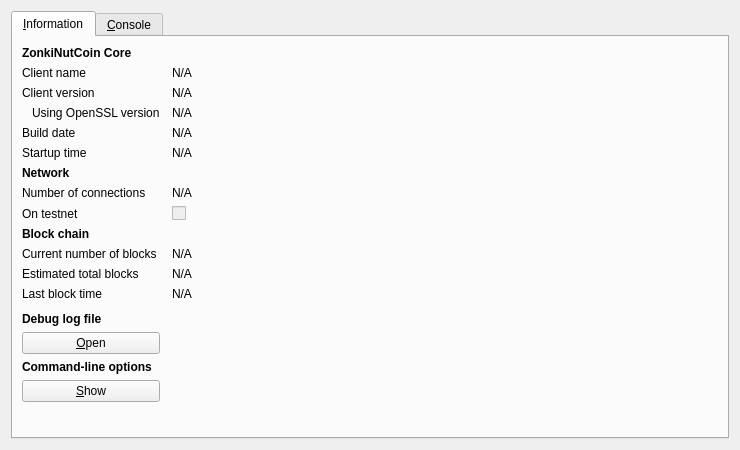
<?xml version="1.0" encoding="UTF-8"?>
<ui version="4.0">
 <class>RPCConsole</class>
 <widget class="QDialog" name="RPCConsole">
  <property name="geometry">
   <rect>
    <x>0</x>
    <y>0</y>
    <width>740</width>
    <height>450</height>
   </rect>
  </property>
  <property name="windowTitle">
   <string>ZonkiNutCoin - Debug window</string>
  </property>
  <layout class="QVBoxLayout" name="verticalLayout_2">
   <item>
    <widget class="QTabWidget" name="tabWidget">
     <property name="currentIndex">
      <number>0</number>
     </property>
     <widget class="QWidget" name="tab_info">
      <attribute name="title">
       <string>&amp;Information</string>
      </attribute>
      <layout class="QGridLayout" name="gridLayout" columnstretch="0,1">
       <property name="horizontalSpacing">
        <number>12</number>
       </property>
       <item row="0" column="0">
        <widget class="QLabel" name="label_9">
         <property name="font">
          <font>
           <weight>75</weight>
           <bold>true</bold>
          </font>
         </property>
         <property name="text">
          <string>ZonkiNutCoin Core</string>
         </property>
        </widget>
       </item>
       <item row="1" column="0">
        <widget class="QLabel" name="label_5">
         <property name="text">
          <string>Client name</string>
         </property>
        </widget>
       </item>
       <item row="1" column="1">
        <widget class="QLabel" name="clientName">
         <property name="cursor">
          <cursorShape>IBeamCursor</cursorShape>
         </property>
         <property name="text">
          <string>N/A</string>
         </property>
         <property name="textFormat">
          <enum>Qt::PlainText</enum>
         </property>
         <property name="textInteractionFlags">
          <set>Qt::LinksAccessibleByMouse|Qt::TextSelectableByKeyboard|Qt::TextSelectableByMouse</set>
         </property>
        </widget>
       </item>
       <item row="2" column="0">
        <widget class="QLabel" name="label_6">
         <property name="text">
          <string>Client version</string>
         </property>
        </widget>
       </item>
       <item row="2" column="1">
        <widget class="QLabel" name="clientVersion">
         <property name="cursor">
          <cursorShape>IBeamCursor</cursorShape>
         </property>
         <property name="text">
          <string>N/A</string>
         </property>
         <property name="textFormat">
          <enum>Qt::PlainText</enum>
         </property>
         <property name="textInteractionFlags">
          <set>Qt::LinksAccessibleByMouse|Qt::TextSelectableByKeyboard|Qt::TextSelectableByMouse</set>
         </property>
        </widget>
       </item>
       <item row="3" column="0">
        <widget class="QLabel" name="label_14">
         <property name="text">
          <string>Using OpenSSL version</string>
         </property>
         <property name="indent">
          <number>10</number>
         </property>
        </widget>
       </item>
       <item row="3" column="1">
        <widget class="QLabel" name="openSSLVersion">
         <property name="cursor">
          <cursorShape>IBeamCursor</cursorShape>
         </property>
         <property name="text">
          <string>N/A</string>
         </property>
         <property name="textFormat">
          <enum>Qt::PlainText</enum>
         </property>
         <property name="textInteractionFlags">
          <set>Qt::LinksAccessibleByMouse|Qt::TextSelectableByKeyboard|Qt::TextSelectableByMouse</set>
         </property>
        </widget>
       </item>
       <item row="4" column="0">
        <widget class="QLabel" name="label_12">
         <property name="text">
          <string>Build date</string>
         </property>
        </widget>
       </item>
       <item row="4" column="1">
        <widget class="QLabel" name="buildDate">
         <property name="cursor">
          <cursorShape>IBeamCursor</cursorShape>
         </property>
         <property name="text">
          <string>N/A</string>
         </property>
         <property name="textFormat">
          <enum>Qt::PlainText</enum>
         </property>
         <property name="textInteractionFlags">
          <set>Qt::LinksAccessibleByMouse|Qt::TextSelectableByKeyboard|Qt::TextSelectableByMouse</set>
         </property>
        </widget>
       </item>
       <item row="5" column="0">
        <widget class="QLabel" name="label_13">
         <property name="text">
          <string>Startup time</string>
         </property>
        </widget>
       </item>
       <item row="5" column="1">
        <widget class="QLabel" name="startupTime">
         <property name="cursor">
          <cursorShape>IBeamCursor</cursorShape>
         </property>
         <property name="text">
          <string>N/A</string>
         </property>
         <property name="textFormat">
          <enum>Qt::PlainText</enum>
         </property>
         <property name="textInteractionFlags">
          <set>Qt::LinksAccessibleByMouse|Qt::TextSelectableByKeyboard|Qt::TextSelectableByMouse</set>
         </property>
        </widget>
       </item>
       <item row="6" column="0">
        <widget class="QLabel" name="label_11">
         <property name="font">
          <font>
           <weight>75</weight>
           <bold>true</bold>
          </font>
         </property>
         <property name="text">
          <string>Network</string>
         </property>
        </widget>
       </item>
       <item row="7" column="0">
        <widget class="QLabel" name="label_7">
         <property name="text">
          <string>Number of connections</string>
         </property>
        </widget>
       </item>
       <item row="7" column="1">
        <widget class="QLabel" name="numberOfConnections">
         <property name="cursor">
          <cursorShape>IBeamCursor</cursorShape>
         </property>
         <property name="text">
          <string>N/A</string>
         </property>
         <property name="textFormat">
          <enum>Qt::PlainText</enum>
         </property>
         <property name="textInteractionFlags">
          <set>Qt::LinksAccessibleByMouse|Qt::TextSelectableByKeyboard|Qt::TextSelectableByMouse</set>
         </property>
        </widget>
       </item>
       <item row="8" column="0">
        <widget class="QLabel" name="label_8">
         <property name="text">
          <string>On testnet</string>
         </property>
        </widget>
       </item>
       <item row="8" column="1">
        <widget class="QCheckBox" name="isTestNet">
         <property name="enabled">
          <bool>false</bool>
         </property>
         <property name="text">
          <string/>
         </property>
        </widget>
       </item>
       <item row="9" column="0">
        <widget class="QLabel" name="label_10">
         <property name="font">
          <font>
           <weight>75</weight>
           <bold>true</bold>
          </font>
         </property>
         <property name="text">
          <string>Block chain</string>
         </property>
        </widget>
       </item>
       <item row="10" column="0">
        <widget class="QLabel" name="label_3">
         <property name="text">
          <string>Current number of blocks</string>
         </property>
        </widget>
       </item>
       <item row="10" column="1">
        <widget class="QLabel" name="numberOfBlocks">
         <property name="cursor">
          <cursorShape>IBeamCursor</cursorShape>
         </property>
         <property name="text">
          <string>N/A</string>
         </property>
         <property name="textFormat">
          <enum>Qt::PlainText</enum>
         </property>
         <property name="textInteractionFlags">
          <set>Qt::LinksAccessibleByMouse|Qt::TextSelectableByKeyboard|Qt::TextSelectableByMouse</set>
         </property>
        </widget>
       </item>
       <item row="11" column="0">
        <widget class="QLabel" name="label_4">
         <property name="text">
          <string>Estimated total blocks</string>
         </property>
        </widget>
       </item>
       <item row="11" column="1">
        <widget class="QLabel" name="totalBlocks">
         <property name="cursor">
          <cursorShape>IBeamCursor</cursorShape>
         </property>
         <property name="text">
          <string>N/A</string>
         </property>
         <property name="textFormat">
          <enum>Qt::PlainText</enum>
         </property>
         <property name="textInteractionFlags">
          <set>Qt::LinksAccessibleByMouse|Qt::TextSelectableByKeyboard|Qt::TextSelectableByMouse</set>
         </property>
        </widget>
       </item>
       <item row="12" column="0">
        <widget class="QLabel" name="label_2">
         <property name="text">
          <string>Last block time</string>
         </property>
        </widget>
       </item>
       <item row="12" column="1">
        <widget class="QLabel" name="lastBlockTime">
         <property name="cursor">
          <cursorShape>IBeamCursor</cursorShape>
         </property>
         <property name="text">
          <string>N/A</string>
         </property>
         <property name="textFormat">
          <enum>Qt::PlainText</enum>
         </property>
         <property name="textInteractionFlags">
          <set>Qt::LinksAccessibleByMouse|Qt::TextSelectableByKeyboard|Qt::TextSelectableByMouse</set>
         </property>
        </widget>
       </item>
       <item row="13" column="0">
        <spacer name="verticalSpacer_2">
         <property name="orientation">
          <enum>Qt::Vertical</enum>
         </property>
         <property name="sizeHint" stdset="0">
          <size>
           <width>20</width>
           <height>20</height>
          </size>
         </property>
        </spacer>
       </item>
       <item row="14" column="0">
        <widget class="QLabel" name="labelDebugLogfile">
         <property name="font">
          <font>
           <weight>75</weight>
           <bold>true</bold>
          </font>
         </property>
         <property name="text">
          <string>Debug log file</string>
         </property>
        </widget>
       </item>
       <item row="15" column="0">
        <widget class="QPushButton" name="openDebugLogfileButton">
         <property name="toolTip">
          <string>Open the ZonkiNutCoin debug log file from the current data directory. This can take a few seconds for large log files.</string>
         </property>
         <property name="text">
          <string>&amp;Open</string>
         </property>
         <property name="autoDefault">
          <bool>false</bool>
         </property>
        </widget>
       </item>
       <item row="16" column="0">
        <widget class="QLabel" name="labelCLOptions">
         <property name="font">
          <font>
           <weight>75</weight>
           <bold>true</bold>
          </font>
         </property>
         <property name="text">
          <string>Command-line options</string>
         </property>
        </widget>
       </item>
       <item row="17" column="0">
        <widget class="QPushButton" name="showCLOptionsButton">
         <property name="toolTip">
          <string>Show the ZonkiNutCoin-qt help message to get a list with possible ZonkiNutCoin command-line options.</string>
         </property>
         <property name="text">
          <string>&amp;Show</string>
         </property>
         <property name="autoDefault">
          <bool>false</bool>
         </property>
        </widget>
       </item>
       <item row="18" column="0">
        <spacer name="verticalSpacer">
         <property name="orientation">
          <enum>Qt::Vertical</enum>
         </property>
         <property name="sizeHint" stdset="0">
          <size>
           <width>20</width>
           <height>40</height>
          </size>
         </property>
        </spacer>
       </item>
      </layout>
     </widget>
     <widget class="QWidget" name="tab_console">
      <attribute name="title">
       <string>&amp;Console</string>
      </attribute>
      <layout class="QVBoxLayout" name="verticalLayout_3">
       <property name="spacing">
        <number>3</number>
       </property>
       <item>
        <widget class="QTextEdit" name="messagesWidget">
         <property name="minimumSize">
          <size>
           <width>0</width>
           <height>100</height>
          </size>
         </property>
         <property name="readOnly">
          <bool>true</bool>
         </property>
         <property name="tabKeyNavigation" stdset="0">
          <bool>false</bool>
         </property>
         <property name="columnCount" stdset="0">
          <number>2</number>
         </property>
        </widget>
       </item>
       <item>
        <layout class="QHBoxLayout" name="horizontalLayout">
         <property name="spacing">
          <number>3</number>
         </property>
         <item>
          <widget class="QLabel" name="label">
           <property name="text">
            <string notr="true">&gt;</string>
           </property>
          </widget>
         </item>
         <item>
          <widget class="QLineEdit" name="lineEdit"/>
         </item>
         <item>
          <widget class="QPushButton" name="clearButton">
           <property name="maximumSize">
            <size>
             <width>24</width>
             <height>24</height>
            </size>
           </property>
           <property name="toolTip">
            <string>Clear console</string>
           </property>
           <property name="text">
            <string/>
           </property>
           <property name="icon">
            <iconset resource="../bitcoin.qrc">
             <normaloff>:/icons/remove</normaloff>:/icons/remove</iconset>
           </property>
           <property name="shortcut">
            <string notr="true">Ctrl+L</string>
           </property>
           <property name="autoDefault">
            <bool>false</bool>
           </property>
          </widget>
         </item>
        </layout>
       </item>
      </layout>
     </widget>
    </widget>
   </item>
  </layout>
 </widget>
 <resources>
  <include location="../bitcoin.qrc"/>
 </resources>
 <connections/>
</ui>
